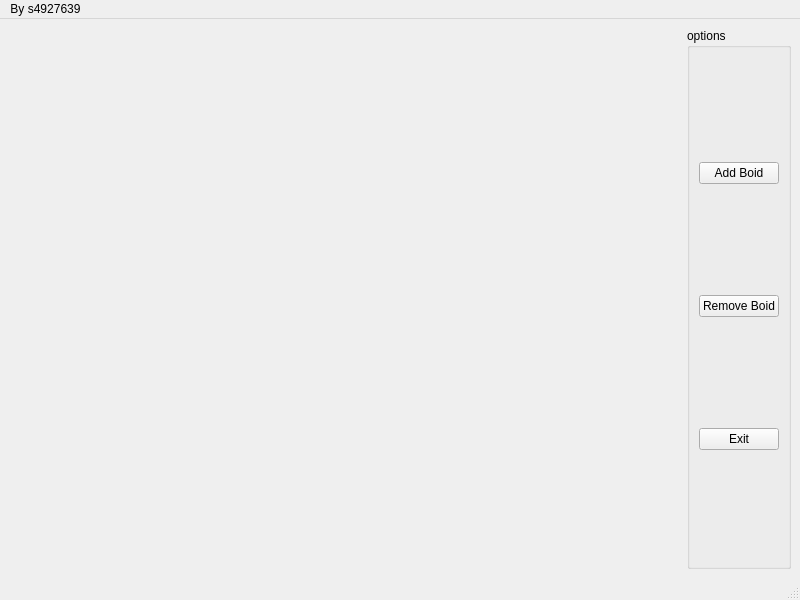
<?xml version="1.0" encoding="UTF-8"?>
<ui version="4.0">
 <class>MainWindow</class>
 <widget class="QMainWindow" name="MainWindow">
  <property name="geometry">
   <rect>
    <x>0</x>
    <y>0</y>
    <width>800</width>
    <height>600</height>
   </rect>
  </property>
  <property name="windowTitle">
   <string>Flocking Simulation</string>
  </property>
  <widget class="QWidget" name="centralwidget">
   <layout class="QGridLayout" name="mLayout">
    <item row="0" column="0">
     <spacer name="horizontalSpacer_2">
      <property name="orientation">
       <enum>Qt::Horizontal</enum>
      </property>
      <property name="sizeType">
       <enum>QSizePolicy::Expanding</enum>
      </property>
      <property name="sizeHint" stdset="0">
       <size>
        <width>40</width>
        <height>20</height>
       </size>
      </property>
     </spacer>
    </item>
    <item row="0" column="1">
     <widget class="QGroupBox" name="groupBox">
      <property name="title">
       <string>options</string>
      </property>
      <layout class="QGridLayout" name="gridLayout">
       <item row="2" column="4">
        <widget class="QPushButton" name="remove">
         <property name="text">
          <string>Remove Boid</string>
         </property>
        </widget>
       </item>
       <item row="3" column="4">
        <widget class="QPushButton" name="exitB">
         <property name="text">
          <string>Exit</string>
         </property>
        </widget>
       </item>
       <item row="0" column="4">
        <widget class="QPushButton" name="add">
         <property name="text">
          <string>Add Boid</string>
         </property>
        </widget>
       </item>
      </layout>
     </widget>
    </item>
   </layout>
  </widget>
  <widget class="QMenuBar" name="menubar">
   <property name="geometry">
    <rect>
     <x>0</x>
     <y>0</y>
     <width>800</width>
     <height>26</height>
    </rect>
   </property>
   <widget class="QMenu" name="menub">
    <property name="title">
     <string>By s4927639</string>
    </property>
   </widget>
   <addaction name="menub"/>
  </widget>
  <widget class="QStatusBar" name="statusbar"/>
 </widget>
 <resources/>
 <connections/>
</ui>
